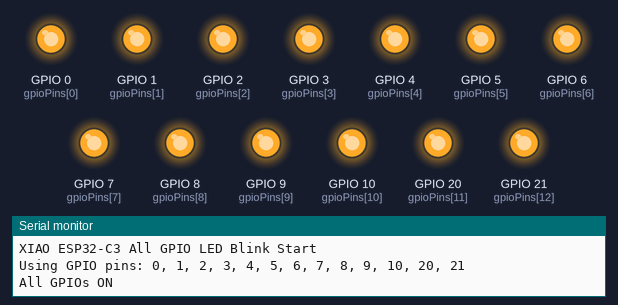
Recording of a program running on a simulated Seeed XIAO ESP32-C3. Shown: output pins drawn as LEDs (lit = HIGH), the last lines printed to the serial monitor.

Above: at 0.5 s.
At 3.5 s:
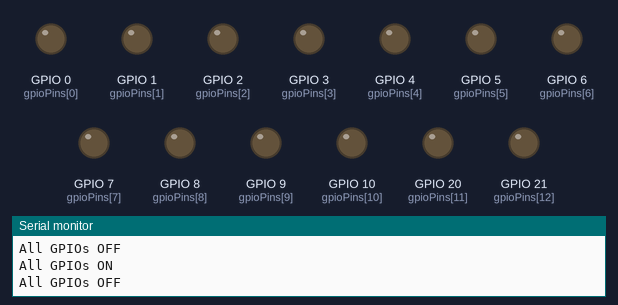
Timing chart, 0 to 4.6 s (numbered marks = the images above):
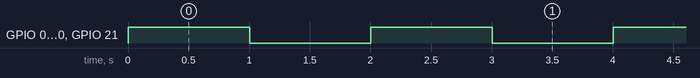

Measured:
- by itself, GPIO 0 (gpioPins[0]), GPIO 1 (gpioPins[1]), GPIO 2 (gpioPins[2]), GPIO 3 (gpioPins[3]), GPIO 4 (gpioPins[4]), GPIO 5 (gpioPins[5]), GPIO 6 (gpioPins[6]), GPIO 7 (gpioPins[7]), GPIO 8 (gpioPins[8]), GPIO 9 (gpioPins[9]), GPIO 10 (gpioPins[10]), GPIO 20 (gpioPins[11]), GPIO 21 (gpioPins[12]): alternates HIGH for 1.0 s and LOW for 1.0 s

The program:

main.cpp
```cpp
#include <Arduino.h>

// XIAO ESP32-C3で使用可能な全GPIOピン
int gpioPins[] = {0, 1, 2, 3, 4, 5, 6, 7, 8, 9, 10, 20, 21};
int numPins = sizeof(gpioPins) / sizeof(gpioPins[0]);

void setup() {
  // 全てのGPIOピンを出力として設定
  for (int i = 0; i < numPins; i++) {
    pinMode(gpioPins[i], OUTPUT);
  }

  // シリアル通信を初期化（デバッグ用）
  Serial.begin(115200);
  Serial.println("XIAO ESP32-C3 All GPIO LED Blink Start");
  Serial.print("Using GPIO pins: ");
  for (int i = 0; i < numPins; i++) {
    Serial.print(gpioPins[i]);
    if (i < numPins - 1) Serial.print(", ");
  }
  Serial.println();
}

void loop() {
  // 全てのGPIOをONにする
  for (int i = 0; i < numPins; i++) {
    digitalWrite(gpioPins[i], HIGH);
  }
  Serial.println("All GPIOs ON");
  delay(1000); // 1秒待機

  // 全てのGPIOをOFFにする
  for (int i = 0; i < numPins; i++) {
    digitalWrite(gpioPins[i], LOW);
  }
  Serial.println("All GPIOs OFF");
  delay(1000); // 1秒待機
}
```
